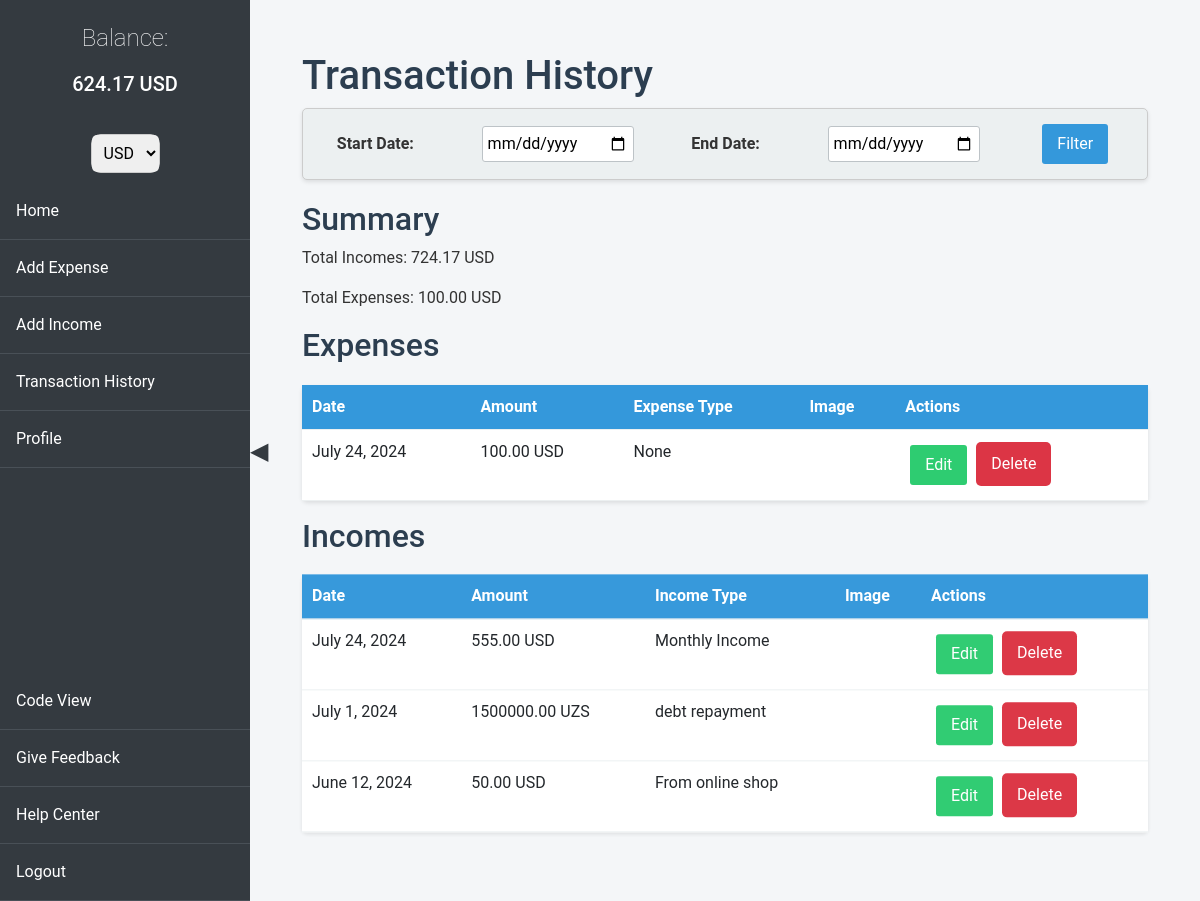
Page /history/ (signed in) on the committed database.
### history/models.py (models this page shows, shortened)
class Expense(models.Model):
    CURRENCY_CHOICES = [
        ('UZS', 'Uzbekistani Som'),
        ('USD', 'US Dollar'),
        ('RUB', 'Russian Rouble'),
    ]
    PAYMENT_METHOD_CHOICES = [
        ('cash', 'Cash'),
        ('card', 'Card'),
        ('crypto', 'Crypto'),
    ]
    amount = models.DecimalField(max_digits=10, decimal_places=2)
    date = models.DateField()
    account_balance = models.ForeignKey(AccountBalance, on_delete=models.CASCADE)
    expense_type = models.ForeignKey(ExpenseType, on_delete=models.SET_NULL, null=True, blank=True)
    manual_expense_type = models.CharField(max_length=50, blank=True, null=True)
    image = models.ImageField(upload_to='expense_images/', blank=True, null=True)
    currency = models.CharField(max_length=3, choices=CURRENCY_CHOICES, default='UZS')
    payment_method = models.CharField(max_length=6, choices=PAYMENT_METHOD_CHOICES, default='cash')

class Income(models.Model):
    CURRENCY_CHOICES = [
        ('UZS', 'Uzbekistani Som'),
        ('USD', 'US Dollar'),
        ('RUB', 'Russian Rouble'),
    ]
    PAYMENT_METHOD_CHOICES = [
        ('cash', 'Cash'),
        ('card', 'Card'),
        ('crypto', 'Crypto'),
    ]
    amount = models.DecimalField(max_digits=10, decimal_places=2)
    income_type = models.ForeignKey(IncomeType, on_delete=models.SET_NULL, null=True, blank=True)
    manual_income_type = models.CharField(max_length=255, null=True, blank=True)
    manual_income_image = models.ImageField(upload_to='manual_income_types/', null=True, blank=True)
    image = models.ImageField(upload_to='incomes/', null=True, blank=True)
    date = models.DateField()
    account_balance = models.ForeignKey(AccountBalance, on_delete=models.CASCADE)
    currency = models.CharField(max_length=3, choices=CURRENCY_CHOICES, default='UZS')
    payment_method = models.CharField(max_length=6, choices=PAYMENT_METHOD_CHOICES, default='cash')

class IncomeType(models.Model):
    name = models.CharField(max_length=255)
    image = models.ImageField(upload_to='income_types/', null=True, blank=True)

### history/views.py (the view)
# urls.py: path('', include('history.urls')),
@login_required
def history(request):
    selected_currency = get_selected_currency(request)
    start_date = request.GET.get('start_date')
    end_date = request.GET.get('end_date')
    expenses = Expense.objects.filter(account_balance__user=request.user)
    incomes = Income.objects.filter(account_balance__user=request.user)
    if start_date and end_date:
        start_date = datetime.strptime(start_date, '%Y-%m-%d')
        end_date = datetime.strptime(end_date, '%Y-%m-%d')
        expenses = expenses.filter(date__range=(start_date, end_date))
        incomes = incomes.filter(date__range=(start_date, end_date))
    total_expenses = sum(convert_to_uzs(expense.amount, expense.currency) for expense in expenses)
    total_incomes = sum(convert_to_uzs(income.amount, income.currency) for income in incomes)
    converted_total_expenses = total_expenses / Decimal(CURRENCY_RATES[selected_currency])
    converted_total_incomes = total_incomes / Decimal(CURRENCY_RATES[selected_currency])
    balance = total_incomes - total_expenses
    converted_balance = balance / Decimal(CURRENCY_RATES[selected_currency])
    context = {
        'expenses': expenses,
        'incomes': incomes,
        'total_expenses': converted_total_expenses,
        'total_incomes': converted_total_incomes,
        'balance': converted_balance,
        'currency': selected_currency,
    }
    return render(request, 'history/history.html', context)

### history/context_processors.py (called while the page is built)
def account_balance(request):
    if request.user.is_authenticated:
        account_balance, created = AccountBalance.objects.get_or_create(user=request.user)
        return {'balance': account_balance.balance}
    return {}

### history/views.py (called while the page is built)
def convert_to_uzs(amount, currency):
    if currency not in CURRENCY_RATES:
        raise ValueError("Unsupported currency type")
    return amount * Decimal(CURRENCY_RATES[currency])

def get_selected_currency(request):
    return request.session.get('currency', 'USD')

### templates/history/history.html (shortened to what this page needs)
{% extends 'base.html' %}
{% block content %}
<!DOCTYPE html>
<html lang="en">
<head>
    <link href="https://cdnjs.cloudflare.com/ajax/libs/gsap/3.11.1/gsap.min.css" rel="stylesheet">
</head>
<body>
    <h1 id="page-title">Transaction History</h1>
    <form class="date-filter-form" method="get" action="{% url 'history' %}">
        <label for="start_date">Start Date:</label>
        <input type="date" id="start_date" name="start_date" required>
        <label for="end_date">End Date:</label>
        <input type="date" id="end_date" name="end_date" required>
        <button type="submit" class="btn btn-primary">Filter</button>
    </form>
    <h2 id="summary-title">Summary</h2>
    <p id="total-incomes">Total Incomes: {{ total_incomes|floatformat:2 }} {{ currency }}</p>
    <p id="total-expenses">Total Expenses: {{ total_expenses|floatformat:2 }} {{ currency }}</p>
    <h2 id="expenses-title">Expenses</h2>
    <table class="transaction-table table table-hover" id="expenses-table">
        <thead>
            <tr>
                <th>Date</th>
                <th>Amount</th>
                <th>Expense Type</th>
                <th>Image</th>
                <th>Actions</th>
            </tr>
        </thead>
        <tbody>
            {% for expense in expenses %}
            <tr>
                <td>{{ expense.date }}</td>
                <td>{{ expense.amount|floatformat:2 }} {{ expense.currency }}</td>
                <td>{{ expense.expense_type }}</td>
                <td>{% if expense.image %}<img src="{{ expense.image.url }}" alt="Expense Image" width="50">{% endif %}</td>
                <td class="action-buttons">
                    <a href="{% url 'edit_expense' expense.pk %}" class="btn btn-success">Edit</a>
                    <a href="{% url 'delete_expense' expense.pk %}" class="delete-button">Delete</a>
                </td>
            </tr>
            {% endfor %}
        </tbody>
    </table>
    <h2 id="incomes-title">Incomes</h2>
    <table class="transaction-table table table-hover" id="incomes-table">
        <thead>
            <tr>
                <th>Date</th>
                <th>Amount</th>
                <th>Income Type</th>
                <th>Image</th>
                <th>Actions</th>
            </tr>
        </thead>
        <tbody>
            {% for income in incomes %}
            <tr>
                <td>{{ income.date }}</td>
                <td>{{ income.amount|floatformat:2 }} {{ income.currency }}</td>
                <td>{{ income.income_type.name }}</td>
                <td>
                </td>
                <td class="action-buttons">
                    <a href="{% url 'edit_income' income.pk %}" class="btn btn-success">Edit</a>
                    <a href="{% url 'delete_income' income.pk %}" class="delete-button">Delete</a>
                </td>
            </tr>
            {% endfor %}
        </tbody>
    </table>
</body>
</html>
{% endblock %}

### templates/base.html (style rules this page uses)
body { font-family: 'Arial', sans-serif; background-color: #f8f9fa; margin: 0; padding: 0; display: flex; flex-direction: column; }
.date-filter-form { display: flex; gap: 10px; margin-bottom: 20px; }
.transaction-table th, .transaction-table td { padding: 10px; }
form { border: 1px solid #ccc; border-radius: 10px; background: #f9f9f9; }
.btn { padding: 10px 20px; margin: 5px; border: none; border-radius: 5px; cursor: pointer; }

### templates/history/history.html (style rules this page uses)
body { font-family: 'Roboto', sans-serif; background-color: #f4f6f8; color: #333; margin: 0; padding: 20px; }
h1, h2 { color: #2c3e50; }
.date-filter-form { display: flex; align-items: center; justify-content: space-around; margin-bottom: 20px; padding: 10px; background-color: #ecf0f1; border-radius: 5px; box-shadow: 0 2px 4px rgba(0, 0, 0, 0.1); }
.date-filter-form label { margin-right: 10px; font-weight: bold; }
.date-filter-form input[type="date"] { padding: 5px; border-radius: 3px; border: 1px solid #bdc3c7; transition: border-color 0.3s ease; }
.btn { padding: 8px 15px; margin: 5px; border: none; border-radius: 3px; color: #fff; cursor: pointer; transition: background-color 0.3s ease, transform 0.3s ease; }
.btn-primary { background-color: #3498db; }
.btn-success { background-color: #2ecc71; }
.transaction-table { width: 100%; margin-top: 20px; border-collapse: collapse; background-color: #fff; border-radius: 5px; box-shadow: 0 2px 4px rgba(0, 0, 0, 0.1); }
.transaction-table th, .transaction-table td { padding: 10px; text-align: left; border-bottom: 1px solid #ecf0f1; }
.transaction-table th { background-color: #3498db; color: #fff; }
.action-buttons a { margin-right: 5px; }
.edit, .delete-button { display: inline-block; padding: 10px 15px; font-size: 1em; color: #fff; background: #007bff; border: none; border-radius: 5px; text-decoration: none; cursor: pointer; margin-right: 10px; }
.delete-button { background: #dc3545; }

### rows in the picture
Expense: date "July 24, 2024", amount "100.00", currency "USD", expense_type "None"
Income: date "July 24, 2024", amount "555.00", currency "USD", income_type.name "Monthly Income"
Income: date "July 1, 2024", amount "1500000.00", currency "UZS", income_type.name "debt repayment"
Income: date "June 12, 2024", amount "50.00", currency "USD", income_type.name "From online shop"

### other values in the picture
{{ balance|floatformat:2 }} "624.17"
{{ currency }} "USD"
{{ total_incomes|floatformat:2 }} "724.17"
{{ total_expenses|floatformat:2 }} "100.00"
